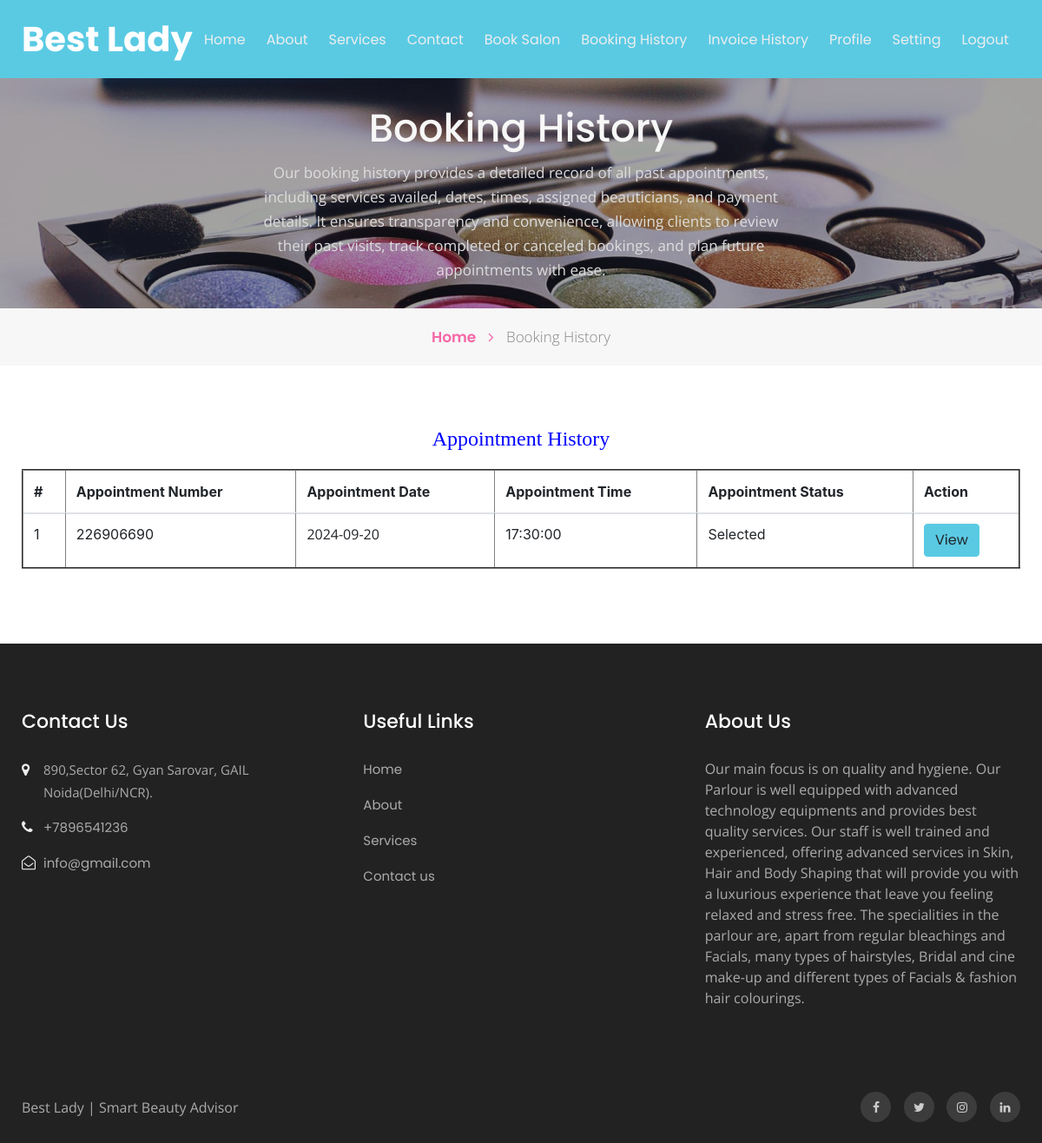
The page /booking-history.php (signed in) on the database its author committed.
### tables this page shows
CREATE TABLE `tblbook` (
  `ID` int(10) NOT NULL,
  `UserID` int(10) DEFAULT NULL,
  `AptNumber` int(10) DEFAULT NULL,
  `AptDate` date DEFAULT NULL,
  `AptTime` time DEFAULT NULL,
  `Message` mediumtext DEFAULT NULL,
  `BookingDate` timestamp NULL DEFAULT current_timestamp(),
  `Remark` varchar(250) DEFAULT NULL,
  `Status` varchar(250) DEFAULT NULL,
  `RemarkDate` timestamp NULL DEFAULT NULL ON UPDATE current_timestamp()
);

CREATE TABLE `tblpage` (
  `ID` int(10) NOT NULL,
  `PageType` varchar(200) DEFAULT NULL,
  `PageTitle` mediumtext DEFAULT NULL,
  `PageDescription` mediumtext DEFAULT NULL,
  `Email` varchar(200) DEFAULT NULL,
  `MobileNumber` bigint(10) DEFAULT NULL,
  `UpdationDate` date DEFAULT NULL,
  `Timing` varchar(200) NOT NULL
);

### booking-history.php (the view, shortened to what this page needs)
<?php
include('includes/dbconnection.php');
if (strlen($_SESSION['bpmsuid']==0)) {
  header('location:logout.php');
  } else{
  ?>
<!doctype html>
<html lang="en">
  <head>
    <link rel="stylesheet" href="assets/css/style-starter.css">
  </head>
  <body id="home">
<?php include_once('includes/header.php');?>
<section class="w3l-inner-banner-main">
    <div class="about-inner contact ">
        <div class="container">
            <div class="main-titles-head text-center">
            <h3 class="header-name ">
 Booking History
            </h3>
            <p class="tiltle-para ">Our booking history provides a detailed record of all past appointments, including services availed, dates, times, assigned beauticians, and payment details. It ensures transparency and convenience, allowing clients to review their past visits, track completed or canceled bookings, and plan future appointments with ease.</p>
        </div>
</div>
</div>
<div class="breadcrumbs-sub">
<div class="container">
<ul class="breadcrumbs-custom-path">
    <li class="right-side propClone"><a href="index.php" class="">Home <span class="fa fa-angle-right" aria-hidden="true"></span></a> <p></li>
    <li class="active ">
        Booking History</li>
</ul>
</div>
</div>
</section>
<section class="w3l-contact-info-main" id="contact">
    <div class="contact-sec	">
        <div class="container">
            <div>
                <div class="cont-details">
                   <div class="table-content table-responsive cart-table-content m-t-30">
                    <h4 style="padding-bottom: 20px;text-align: center;color: blue;">Appointment History</h4>
                        <table border="2" class="table">
                            <thead class="gray-bg" >
                                <tr>
                                    <th>#</th>
                                <th>Appointment Number</th>
                                <th>Appointment Date</th>
                                <th>Appointment Time</th>
                                <th>Appointment Status</th>
                                <th>Action</th>
                                </tr>
                            </thead>
                            <tbody>
                                <tr>
                                    <?php
                                   $userid= $_SESSION['bpmsuid'];
 $query=mysqli_query($con,"select tbluser.ID as uid, tbluser.FirstName,tbluser.LastName,tbluser.Email,tbluser.MobileNumber,tblbook.ID as bid,tblbook.AptNumber,tblbook.AptDate,tblbook.AptTime,tblbook.Message,tblbook.BookingDate,tblbook.Status from tblbook join tbluser on tbluser.ID=tblbook.UserID where tbluser.ID='$userid'");
$cnt=1;
$count=mysqli_num_rows($query);
if($count>0){
              while($row=mysqli_fetch_array($query))
              { ?>
               <tr>
    <td><?php echo $cnt;?></td>
<td><?php echo $row['AptNumber'];?></td>
<td><p> <?php echo $row['AptDate']?> </p></td>
<td><?php echo $row['AptTime']?></td>
<td><?php $status=$row['Status'];
if($status==''){
 echo "Waiting for confirmation";
} else{
echo $status;
}
?>  </td>
<td><a href="appointment-detail.php?aptnumber=<?php echo $row['AptNumber'];?>" class="btn btn-primary">View</a></td>
</tr><?php $cnt=$cnt+1; } } else { ?>
                            <tr>
                                <th colspan="6" style="color:red">No Record Found</th>
                            </tr>
                          <?php } ?>
                            </tbody>
                        </table>
                    </div> </div>
    </div>
    </div></div>
</section>
<?php include_once('includes/footer.php');?>
</body>
</html><?php } ?>

### includes/footer.php (shortened to what this page needs)
<section class="w3l-footer-29-main">
    <div class="footer-29 py-5">
      <div class="container py-lg-4">
        <div class="row footer-top-29">
          <div class="col-lg-4 col-md-6 col-sm-8 footer-list-29 footer-1">
            <h6 class="footer-title-29">Contact Us</h6>
            <ul>
              <?php
$ret=mysqli_query($con,"select * from tblpage where PageType='contactus' ");
while ($row=mysqli_fetch_array($ret)) {
?>
              <li>
                <span class="fa fa-map-marker"></span> <p><?php  echo $row['PageDescription'];?>.</p>
              </li>
              <li><span class="fa fa-phone"></span><a href="tel:+7-800-999-800"> +<?php  echo $row['MobileNumber'];?></a></li>
              <li><span class="fa fa-envelope-open-o"></span><a href="mailto:parlour@mail.com" class="mail">
                  <?php  echo $row['Email'];?></a></li><?php } ?>
            </ul>
          </div>
          <div class="col-lg-4 col-md-6 col-sm-4 footer-list-29 footer-2 ">
            <ul>
              <h6 class="footer-title-29">Useful Links</h6>
              <li><a href="index.php">Home</a></li>
              <li><a href="about.php">About</a></li>
              <li><a href="services.php"> Services</a></li>
              <li><a href="contact.php">Contact us</a></li>
            </ul>
          </div>
          <div class="col-lg-4 col-md-6 col-sm-7 footer-list-29 footer-4">
            <?php
$ret=mysqli_query($con,"select * from tblpage where PageType='aboutus' ");
while ($row=mysqli_fetch_array($ret)) {
?>
            <h6 class="footer-title-29"><?php  echo $row['PageTitle'];?> </h6>
            <p><?php  echo $row['PageDescription'];?></p><?php } ?>
          </div>
        </div>
      </div>
    </div>
  </section>
  <section class="w3l-footer-29-main w3l-copyright">
    <div class="container">
      <div class="row bottom-copies">
        <p class="col-lg-8 copy-footer-29"> Best Lady | Smart Beauty Advisor</p>
        <div class="col-lg-4 main-social-footer-29">
          <a href="#facebook" class="facebook"><span class="fa fa-facebook"></span></a>
          <a href="#twitter" class="twitter"><span class="fa fa-twitter"></span></a>
          <a href="#instagram" class="instagram"><span class="fa fa-instagram"></span></a>
          <a href="#linkedin" class="linkedin"><span class="fa fa-linkedin"></span></a>
        </div>
      </div>
    </div>
  </section>

### rows shown on the page
tblbook: AptNumber "226906690", AptDate "2024-09-20", AptTime "17:30:00", Status "Selected"
tblpage: PageDescription "890,Sector 62, Gyan Sarovar, GAIL Noida(Delhi/NCR)", MobileNumber "7896541236", Email "info@gmail.com"
tblpage: PageTitle "About Us", PageDescription "Our main focus is on quality and hygiene. Our Parlour is well equipped with advanced technology equipments and provides best quality services. Our staff is well trained and experienced, offering advanced services in Skin, Hair and Body Shaping that will provide you with a luxurious experience that leave you feeling relaxed and stress free. The specialities in the parlour are, apart from regular bleachings and Facials, many types of hairstyles, Bridal and cine make-up and different types of Facials & fashion hair colourings."
